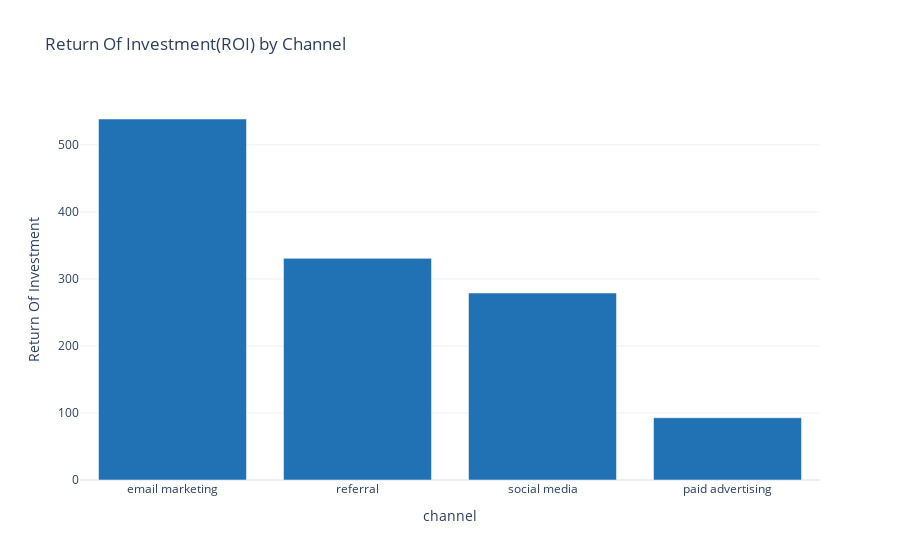

The code cell stored with this chart in its notebook:
### Code cell
# Sort the DataFrame by conversion_rate in descending order
roi_by_channel = roi_by_channel.sort_values('Return Of Investment', ascending=False)
# Create bar chart 
fig = px.bar(
   roi_by_channel,
    x='channel',
    y='Return Of Investment',
    title='Return Of Investment(ROI) by Channel',
)

fig.update_traces(marker_color= '#2171b5') 

fig.show()

### Figure 1 — Plotly figure (JSON) as saved in the notebook; plotly's stock layout.template omitted (floating-point values rounded to 4 significant figures)
{"data": [{"alignmentgroup": "True", "hovertemplate": "channel=%{x}<br>Return Of Investment=%{y}<extra></extra>", "legendgroup": "", "marker": {"color": "#2171b5", "pattern": {"shape": ""}}, "name": "", "offsetgroup": "", "orientation": "v", "showlegend": false, "textposition": "auto", "type": "bar", "x": ["email marketing", "referral", "social media", "paid advertising"], "xaxis": "x", "y": [538.6, 330.7, 279.0, 92.83], "yaxis": "y"}], "layout": {"autosize": true, "barmode": "relative", "legend": {"tracegroupgap": 0}, "title": {"text": "Return Of Investment(ROI) by Channel"}, "xaxis": {"anchor": "y", "autorange": true, "domain": [0, 1], "range": [-0.5, 3.5], "title": {"text": "channel"}, "type": "category"}, "yaxis": {"anchor": "x", "autorange": true, "domain": [0, 1], "range": [0, 567.0], "title": {"text": "Return Of Investment"}, "type": "linear"}}}
